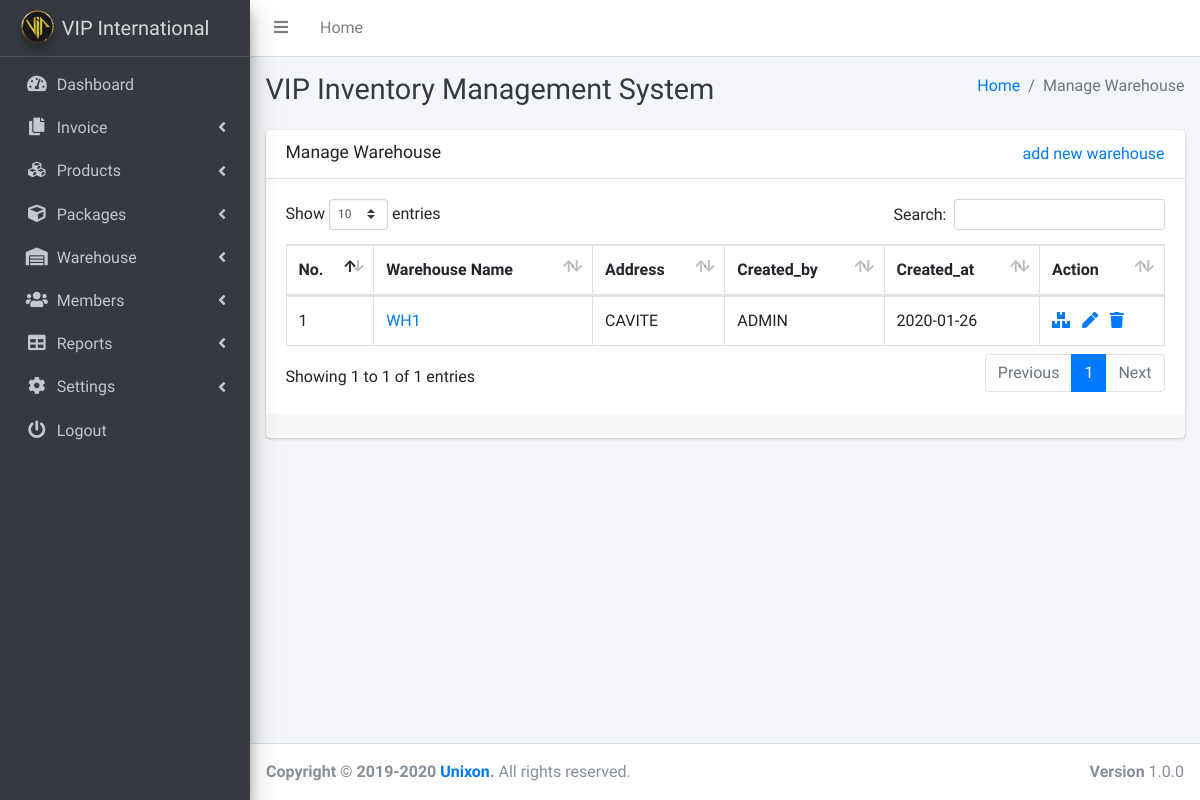
/warehouse-manage.php (signed in), run on an earlier commit of the app's database.
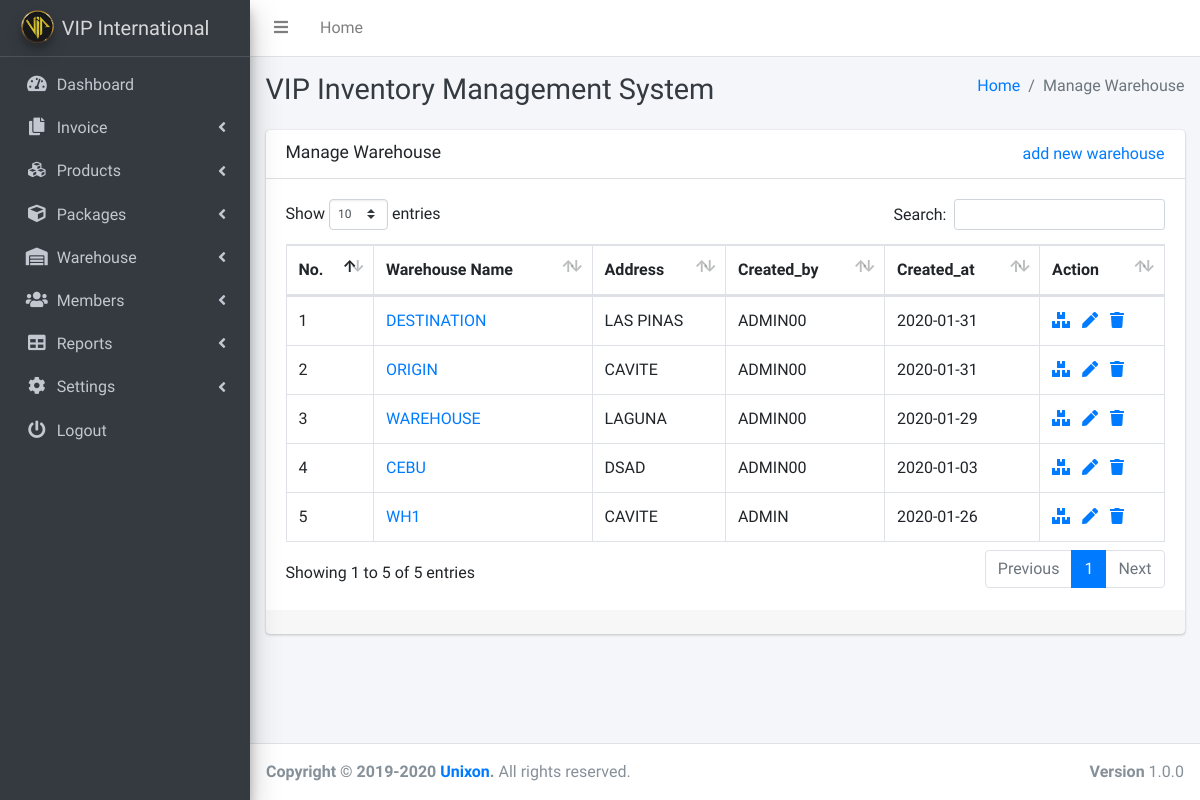
And on a later commit of the database.
### tables this page shows
CREATE TABLE `warehouse` (
  `warehouse_id` int(255) NOT NULL,
  `name` varchar(255) NOT NULL,
  `address` varchar(255) NOT NULL,
  `created_by` varchar(255) NOT NULL,
  `created_at` date NOT NULL
);

### warehouse-manage.php (the view, shortened to what this page needs)
<!DOCTYPE html>
<html lang="en">
<?php include "includes/header.php"; ?>
<body class="hold-transition sidebar-mini">
<div class="wrapper">
  <?php include "includes/navbar.php"; ?>
  <div class="content-wrapper">
    <div class="content-header">
      <div class="container-fluid">
        <div class="row mb-2">
          <div class="col-sm-6">
            <h1 class="m-0 text-dark">VIP Inventory Management System</h1>
          </div>
          <div class="col-sm-6">
            <ol class="breadcrumb float-sm-right">
              <li class="breadcrumb-item"><a href="index.php">Home</a></li>
              <li class="breadcrumb-item active">Manage Warehouse</li>
            </ol>
          </div>
        </div>
      </div>
    </div>
    <div class="content">
      <div class="container-fluid">
        <div class="row">
          <div class="col-lg-12">
            <div class="card">
              <div class="card-header">
                <div class="d-flex justify-content-between">
                  <h3 class="card-title">Manage Warehouse</h3>
                  <a href="warehouse-add.php">add new warehouse</a>
                </div>
              </div>
              <div class="card-body">
                <table id="example2" class="table table-bordered table-hover dataTable" role="grid" aria-describedby="example2_info">
                      <thead>
                        <tr>
                          <th class="sorting" tabindex="0" aria-controls="example2" rowspan="1" colspan="1" aria-label="Platform(s): activate to sort column ascending">No.</th>
                          <th class="sorting" tabindex="0" aria-controls="example2" rowspan="1" colspan="1" aria-label="Platform(s): activate to sort column ascending">Warehouse Name</th>
                          <th class="sorting" tabindex="0" aria-controls="example2" rowspan="1" colspan="1" aria-label="Platform(s): activate to sort column ascending">Address</th>
                          <th class="sorting" tabindex="0" aria-controls="example2" rowspan="1" colspan="1" aria-label="Platform(s): activate to sort column ascending">Created_by</th>
                          <th class="sorting" tabindex="0" aria-controls="example2" rowspan="1" colspan="1" aria-label="Platform(s): activate to sort column ascending">Created_at</th>
                          <th>Action</th>
                        </tr>
                      </thead>
                      <tbody>
                        <?php
                        require_once 'config.php';
                        $query = "SELECT * FROM warehouse ORDER BY warehouse_id DESC";
                        if($result = mysqli_query($link, $query)){
                          if(mysqli_num_rows($result) > 0){
                            $ctr = 0;
                            while($row = mysqli_fetch_array($result)){
                              $ctr++;
                              $id = $row['name'];
                              echo "<tr>";
                              echo "<td>" . $ctr . "</td>";
                              echo "<td><a href='warehouse-view.php?id=$id'>" . $row['name'] . "</a></td>";
                              echo "<td>" . $row['address'] . "</td>";
                              echo "<td>" . $row['created_by'] . "</td>";
                              echo "<td>" . $row['created_at'] . "</td>";
                              echo "<td>";
                              echo "<a href='stock-transfer.php' title='Transfer Stocks' data-toggle='tooltip'><span class='fas fa fa-boxes'></span></a>";
                              echo " &nbsp; <a href='warehouse-update.php?warehouse_id=". $row['warehouse_id'] ."' title='Update Record' data-toggle='tooltip'><span class='fas fa-pen'></span></a>";
                              echo " &nbsp; <a href='warehouse-delete.php?warehouse_id=".$row['warehouse_id']."&&name=".$row['name']. " ' title='Delete Record' data-toggle='tooltip' onclick='return checkDelete()'><span class='fas fa fa-trash'></span></a>";
                              echo "</td>";
                              echo "</tr>";
                            }
                          } else{
                            echo "<p class='lead'><em>No records were found.</em></p>";
                          }
                        } else{
                          echo "ERROR: Could not able to execute $sql. " . mysqli_error($link);
                        }
                        ?>
                      </tbody>
                    </table>
              </div>
              <div class="card-footer">
              </div>
            </div>
          </div>
        </div>
      </div>
    </div>
  </div>
  <?php include "includes/footer.php"; ?>
</div>
</body>
</html>

What changed in the data, as far as the page shows it:
added warehouse: name "DESTINATION", address "LAS PINAS", created_by "ADMIN00", created_at "2020-01-31"
added warehouse: name "ORIGIN", address "CAVITE", created_by "ADMIN00", created_at "2020-01-31"
added warehouse: name "WAREHOUSE", address "LAGUNA", created_by "ADMIN00", created_at "2020-01-29"
added warehouse: name "CEBU", address "DSAD", created_by "ADMIN00", created_at "2020-01-03"
Also different on the page:
text written by a page script: "Show entries Search: Showing 1 to 1 of 1 entries Previous 1 Next" → "Show entries Search: Showing 1 to 5 of 5 entries Previous 1 Next"
